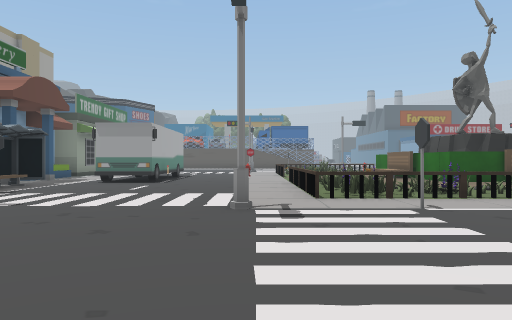
[1] (above)

24 first-person views from a walk through a 3-D level made in the Unity game engine. The camera is 1.3 m above the floor, looks level and sees 70° across. The floor is counted in squares, 2 m on a side. Each view is taken from the middle of a square. On the plan, view 1 faces up. The plan holds only what a view shows up to about 11 squares ahead; the rest is blank. The place goes on beyond the plan. The player character is not drawn. Some animated figures are left out. Door leaves are left out, so doorways stand open. Some surface patterns are stand-ins.

[2]
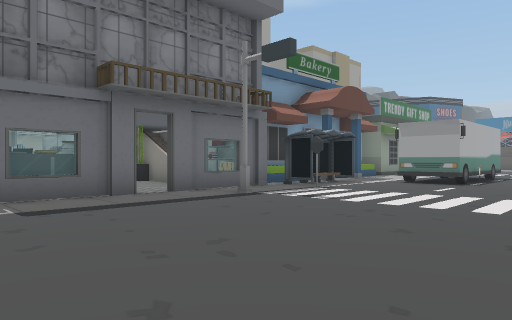

[3]
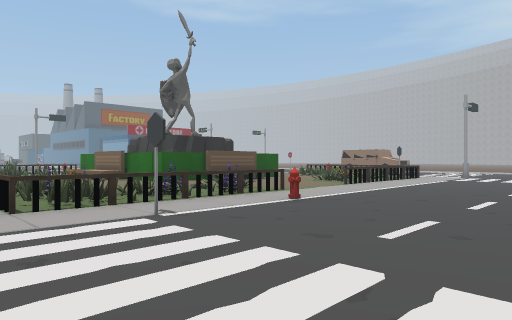

[4]
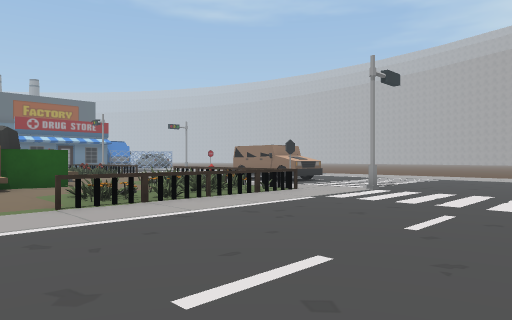

[5]
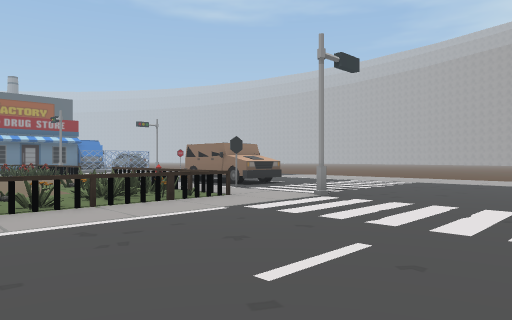

[6]
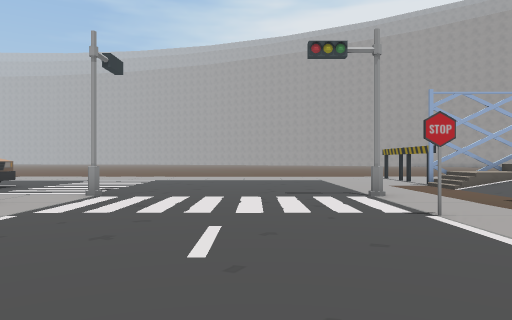

[7]
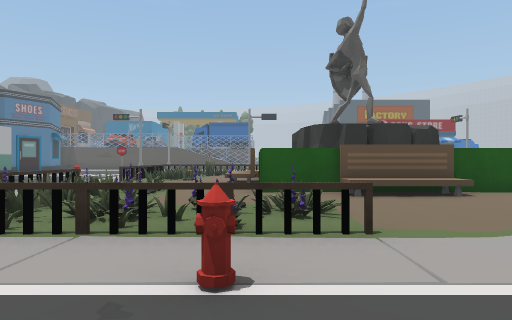

[8]
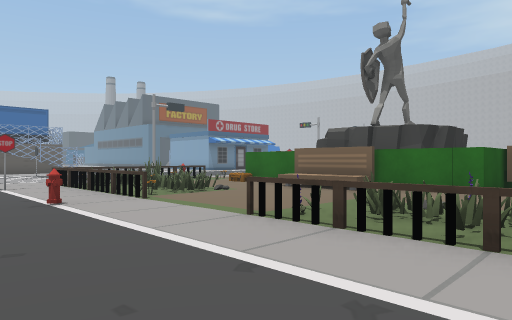

[9]
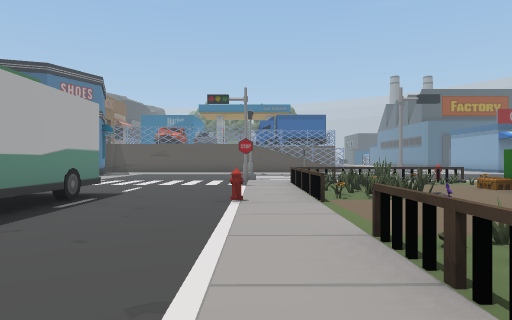

[10]
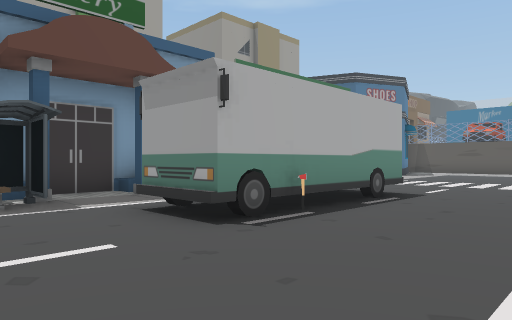

[11]
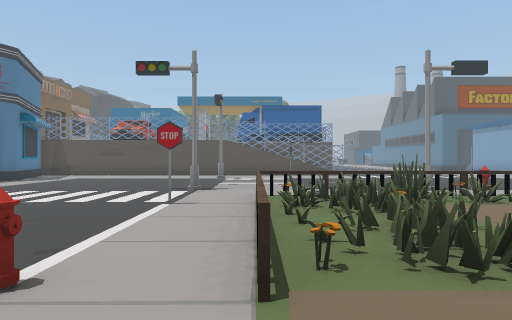

[12]
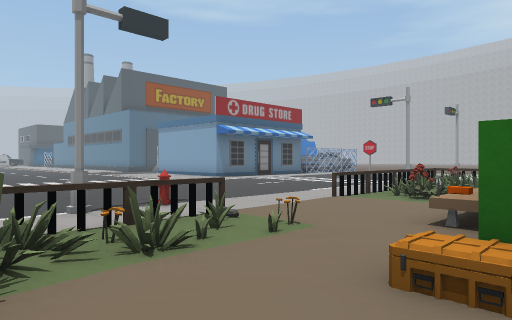

[13]
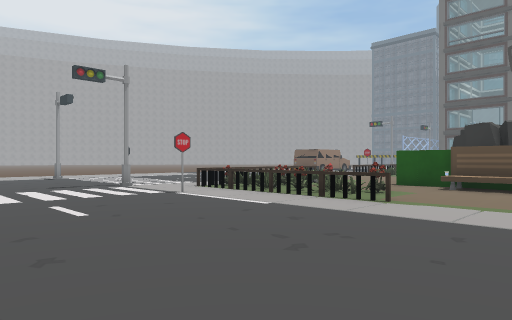

[14]
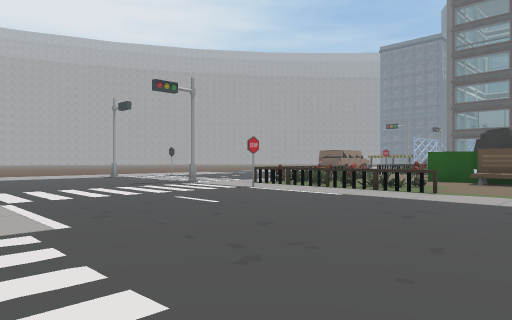

[15]
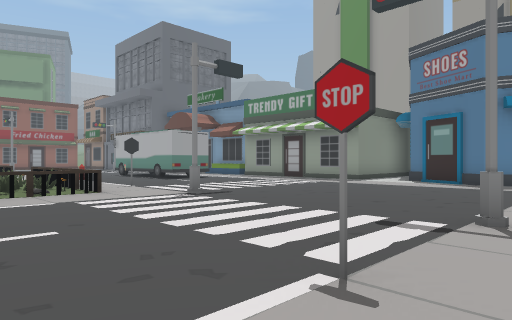

[16]
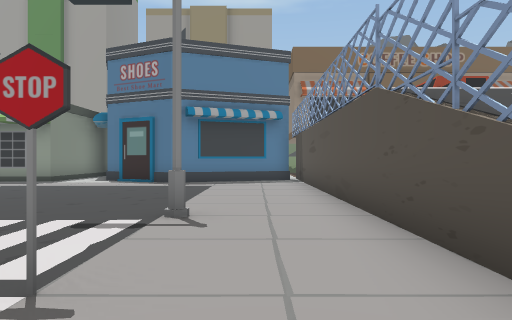

[17]
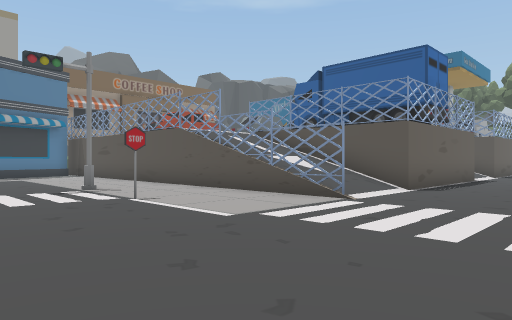

[18]
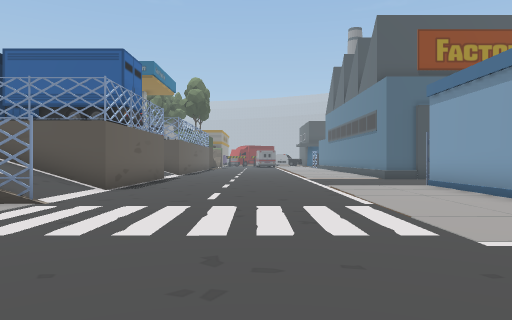

[19]
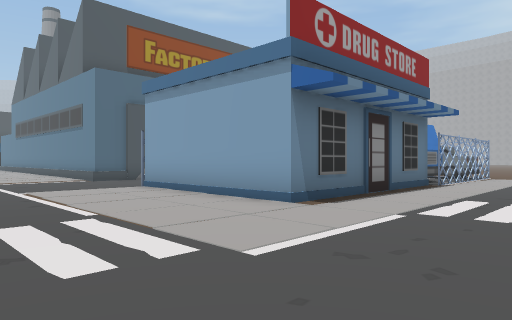

[20]
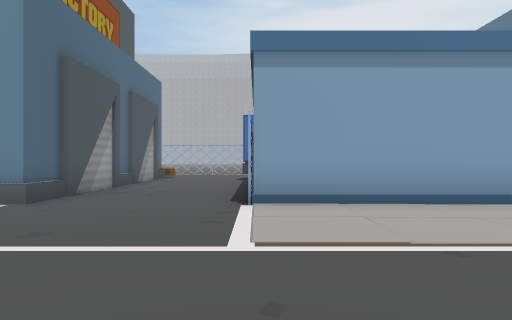

[21]
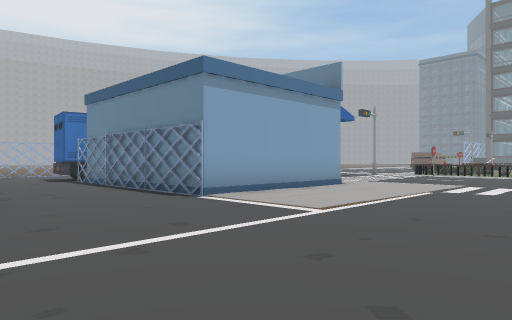

[22]
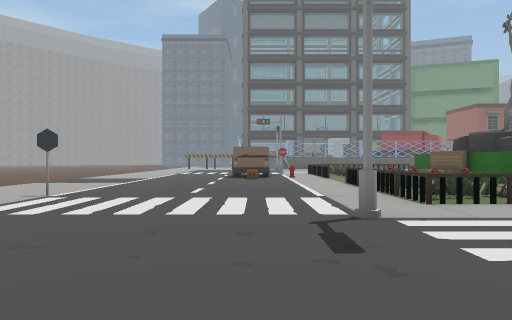

[23]
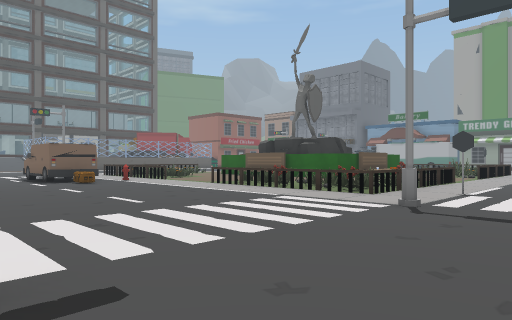

[24]
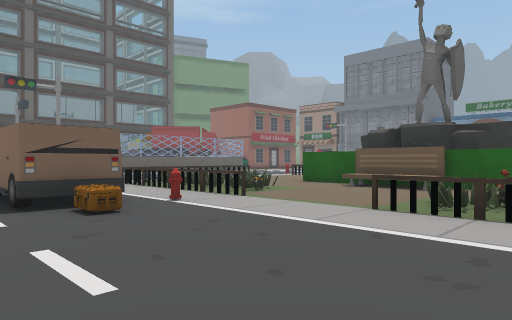

### Floor plan
Key: @ floor where view 1 was taken; # wall or solid block; . main floor; : floor 0.25 m higher than the main floor; + floor 1.75 m higher than the main floor; / step, stairs or slope; D open door; O other object.
Columns run from 8 left of view 1 to 20 right of it. Each row starts with its distance up from view 1.
 35                . ....OOOOOO
 34              #. ...........
 33              #..............
 32              #..............
 31              #.......O#O##OO
 30           ####.....  ##
 29          .///......  #
 28         ..+//......  #
 27  #########..O......  ######O
 26  .          ....... .......OO
 25  # .....#.#................
 24  # ........................
 23  # ........................
 22 #. ..........................
 21  . .........................
 20  . .....#....#O........#.....
 19  #  .....OOOOOO..OOOOO.......
 18  #  ....OO/OOO/...OOOOO......
 17     .....OOOOOO..OOOOO ......
 16     .....O.O...OO...OO ......
 15      O...OO..#   #..OO ......
 14      O..OO...## ##:..O ......
 13 OO   O.......O#  #O..........
 12 OO   O.......O#  #O........
 11 O. .OO...OO..#####...O OO..
 10 O. ......O.O.##OO#../O .O..
  9 OOO......O.O..://:...O .O...
  8 OOO......OOOOO....OOOOO.OO..
  7 OO #.....O.OOO...OOOOO #....
  6 OO ......OOOOOO..OOOOO .....
  5  # #....#....O.........#.....
  4  D ..........................
  3  D ..........................
  2 OO .........................
  1    .........   . ...........
  0      .. @         ..#..#....
 -1                      .....
 -2                      .....
 -3                        ///OO
 -4                         //

Where each view was taken, in squares from view 1:
view 1: 0 up, 0 right, facing up
view 2: 0 up, 0 right, facing up-left
view 3: 1 up, 0 right, facing up-right
view 4: 1 up, 7 right, facing up-right
view 5: 1 up, 9 right, facing up-right
view 6: 2 up, 8 right, facing right
view 7: 3 up, 5 right, facing up
view 8: 8 up, 2 left, facing up-right
view 9: 8 up, 0 right, facing up
view 10: 8 up, 0 right, facing up-left
view 11: 12 up, 1 right, facing up
view 12: 15 up, 3 right, facing up-right
view 13: 24 up, 6 right, facing down-right
view 14: 26 up, 6 right, facing down-right
view 15: 26 up, 4 right, facing down-left
view 16: 26 up, 4 right, facing left
view 17: 22 up, 8 right, facing up-left
view 18: 22 up, 8 right, facing up
view 19: 23 up, 8 right, facing up-right
view 20: 31 up, 7 right, facing right
view 21: 35 up, 7 right, facing down-right
view 22: 24 up, 16 right, facing down
view 23: 22 up, 20 right, facing down-left
view 24: 16 up, 18 right, facing down-left
